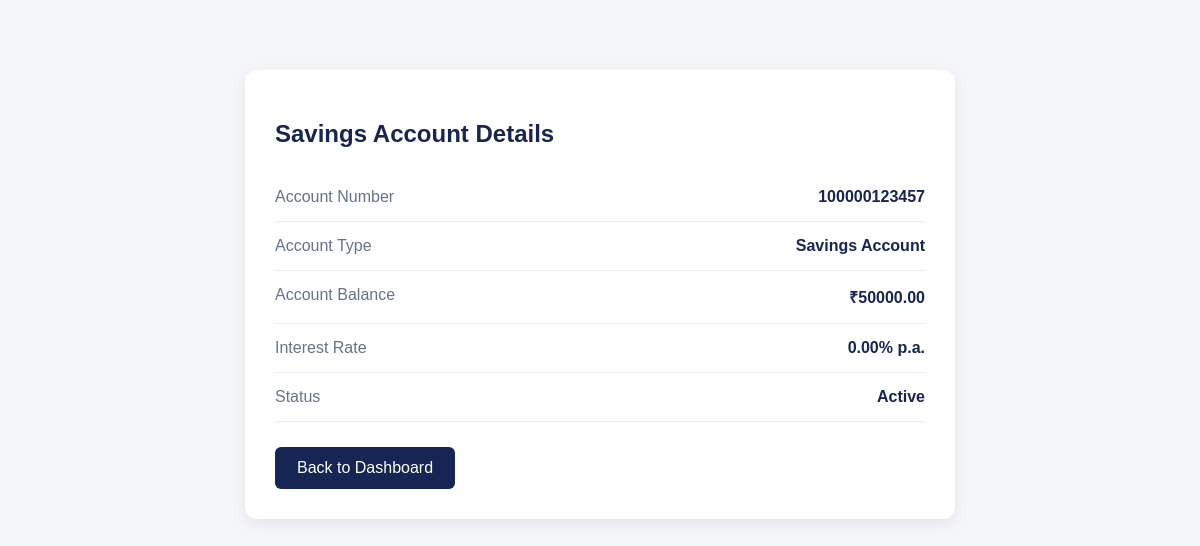
/account/1/ (signed in), run on the app's committed database.
### accounts/models.py (models this page shows, shortened)
class BankAccount(models.Model):
    ACCOUNT_TYPES = [
        ('savings', 'Savings Account'),
        ('current', 'Current Account'),
    ]
    STATUS_CHOICES = [
        ('active', 'Active'),
        ('inactive', 'Inactive'),
        ('closed', 'Closed'),
    ]
    customer = models.ForeignKey(
        settings.AUTH_USER_MODEL,
        on_delete=models.CASCADE,
        related_name='bank_accounts'
    )
    account_number = models.CharField(max_length=20, unique=True)
    account_type = models.CharField(max_length=20, choices=ACCOUNT_TYPES)
    balance = models.DecimalField(
        max_digits=15,
        decimal_places=2,
        default=0,
        validators=[MinValueValidator(0)]
    )
    interest_rate = models.DecimalField(
        max_digits=5,
        decimal_places=2,
        default=0,
        validators=[MinValueValidator(0)]
    )
    status = models.CharField(
        max_length=20,
        choices=STATUS_CHOICES,
        default='active'
    )

### accounts/views.py (the view)
# urls.py: path('account/<int:account_id>/',views.account_details,name='account_details'),
def account_details(request, account_id):
    if request.user.is_staff:
        account = get_object_or_404(
            BankAccount,
            id=account_id
        )
    else:
        account = get_object_or_404(
            BankAccount,
            id=account_id,
            customer=request.user
        )
    return render(request,
        'account_details.html',
        {'account': account}
    )

### accounts/templates/account_details.html (shortened to what this page needs)
<!DOCTYPE html>
<html lang="en">
<head>
</head>
<body>
<div class="details-container">
    <h2>{{ account.get_account_type_display }} Details</h2>
    <div class="detail">
        <span>Account Number</span>
        <strong>{{ account.account_number }}</strong>
    </div>
    <div class="detail">
        <span>Account Type</span>
        <strong>{{ account.get_account_type_display }}</strong>
    </div>
    <div class="detail">
        <span>Account Balance</span>
        <strong>₹{{ account.balance|floatformat:2 }}</strong>
    </div>
    <div class="detail">
        <span>Interest Rate</span>
        <strong>{{ account.interest_rate }}% p.a.</strong>
    </div>
    <div class="detail">
        <span>Status</span>
        <strong>{{ account.get_status_display }}</strong>
    </div>
    <a href="{% url 'dashboard' %}" class="back-button">
        Back to Dashboard
    </a>
</div>
</body>
</html>

### accounts/templates/account_details.html (style rules this page uses)
body { font-family: Arial, sans-serif; background: #f4f6fa; margin: 0; padding: 30px; }
.details-container { max-width: 650px; margin: 40px auto; background: white; padding: 30px; border-radius: 12px; box-shadow: 0 4px 15px rgba(0,0,0,0.08); }
h2 { color: #172554; margin-bottom: 25px; }
.detail { display: flex; justify-content: space-between; gap: 15px; padding: 15px 0; border-bottom: 1px solid #eee; }
.detail span { color: #64748b; }
.detail strong { color: #172554; text-align: right; }
.back-button { display: inline-block; margin-top: 25px; padding: 12px 22px; background: #172554; color: white; text-decoration: none; border-radius: 6px; }

### data on the page
BankAccount: account_type "Savings Account", account_number "100000123457", balance "50000.00", interest_rate "0.00", status "Active"
